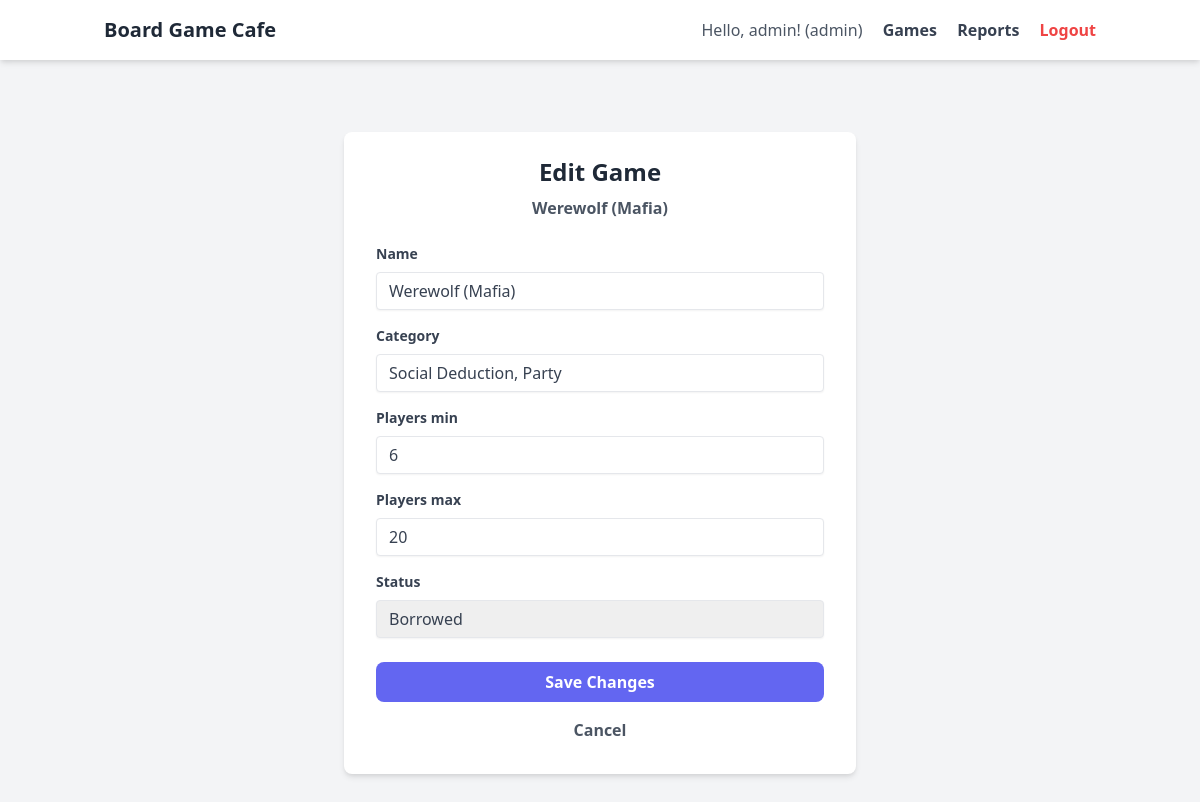
The app's page /games/1/edit/ (signed in) with its own data.
### users/models.py (models this page shows, shortened)
class User(AbstractUser):
    fullname = models.CharField(max_length=255, blank=True, null=True) # แนะนำให้เพิ่ม blank=True, null=True
    role = models.CharField(max_length=20, default='staff')

### boardgames/models.py (models this page shows, shortened)
class BoardGame(models.Model):
    STATUS_CHOICES = (
        ('available', 'Available'),
        ('borrowed', 'Borrowed'),
    )
    name = models.CharField(max_length=255)
    category = models.CharField(max_length=100)
    players_min = models.IntegerField()
    players_max = models.IntegerField()
    status = models.CharField(max_length=20, choices=STATUS_CHOICES, default='available')

### boardgames/views.py (the view)
# urls.py: path('games/<int:pk>/edit/', edit_game_view, name='edit_game'),
@login_required
def edit_game_view(request, pk):
    game = get_object_or_404(BoardGame, pk=pk) # ดึงข้อมูลเกมที่ต้องการแก้ไข, ถ้าไม่เจอก็ 404
    if request.user.role != 'admin':
        return redirect('index')
    if request.method == 'POST':
        form = BoardGameForm(request.POST, instance=game) # ส่ง instance=game เพื่อบอกว่าเป็นการแก้ไข
        if form.is_valid():
            form.save()
            return redirect('index')
    else:
        form = BoardGameForm(instance=game) # แสดงฟอร์มพร้อมข้อมูลเดิมของเกม
    return render(request, 'edit_game.html', {'form': form, 'game': game})

### theme/templates/edit_game.html (shortened to what this page needs)
{% extends "base.html" %}
{% block content %}
<div class="max-w-lg mx-auto mt-10">
    <form method="post" class="bg-white shadow-md rounded-lg px-8 pt-6 pb-8 mb-4">
        <h2 class="text-2xl font-bold mb-2 text-center text-gray-800">Edit Game</h2>
        <p class="text-center text-gray-600 mb-6"><strong>{{ game.name }}</strong></p>
        {% for field in form %}
        <div class="mb-4">
            <label for="{{ field.id_for_label }}" class="block text-gray-700 text-sm font-bold mb-2">{{ field.label }}</label>
            {{ field }}
        </div>
        {% endfor %}
        <div class="mt-6">
            <button type="submit" class="w-full bg-indigo-500 hover:bg-indigo-600 text-white font-bold py-2 px-4 rounded-lg focus:outline-none focus:shadow-outline">
                Save Changes
            </button>
            <a href="{% url 'index' %}" class="block text-center mt-4 text-gray-600 hover:text-blue-600 font-semibold">Cancel</a>
        </div>
    </form>
</div>
{% endblock %}

### theme/templates/base.html (shortened to what this page needs)
<!DOCTYPE html>
<html lang="en">
<head>
    <link href="https://cdn.jsdelivr.net/npm/tailwindcss@2.2.19/dist/tailwind.min.css" rel="stylesheet">
</head>
<body class="bg-gray-100">
    <nav class="bg-white shadow-md">
        <div class="container mx-auto px-4 py-4 flex justify-between items-center">
            <a href="{% url 'index' %}" class="text-xl font-bold text-gray-800">Board Game Cafe</a>
            <div>
                {% if user.is_authenticated %}
                    <span class="text-gray-600">Hello, {{ user.username }}! ({{ user.role }})</span>
                    <a href="{% url 'index' %}" class="ml-4 text-gray-700 font-semibold hover:text-blue-600">Games</a>
                    {% if user.role == 'admin' %}
                        <a href="{% url 'report' %}" class="ml-4 text-gray-700 font-semibold hover:text-blue-600">Reports</a>
                    {% endif %}
                    <form action="{% url 'logout' %}" method="post" class="inline">
                        <button type="submit" class="ml-4 text-red-500 font-semibold hover:text-red-700 cursor-pointer p-0 border-none bg-transparent">Logout</button>
                    </form>
                {% else %}
                    <a href="{% url 'login' %}" class="text-gray-700 font-semibold hover:text-blue-600">Login</a>
                    <a href="{% url 'signup' %}" class="ml-4 bg-blue-500 hover:bg-blue-600 text-white font-bold py-2 px-4 rounded-lg text-sm">Sign Up</a>
                {% endif %}
            </div>
        </div>
    </nav>
    <main class="py-8">
        {% block content %}
        {% endblock %}
    </main>
</body>
</html>

### records on screen
User: username "admin", role "admin"
BoardGame: name "Werewolf (Mafia)", form "Werewolf (Mafia)" "Social Deduction, Party" "6" "20" "Borrowed"

### other values on screen
{{ field.label }} "Name" "Category" "Players min" "Players max" "Status"
